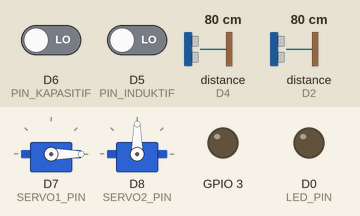
Recording of a sketch running on a simulated ESP8266 (NodeMCU). Parts: 2 × servo, output pins drawn as LEDs (lit = HIGH). Wiring (inferred from the names in the program): ultrasonic range finder: trigger D1; echo D2. The test bench sets the inputs (shaded band); at power-on: distance to the obstacle (sensors on D2, D4) 80 cm, D6 (PIN_KAPASITIF) LOW, D5 (PIN_INDUKTIF) LOW. The echo pulse lasts 58.3 µs per cm; WiFi joins after 1.5 s; servers stay silent unless stated; uploads are accepted with an empty reply; pins used as bus, display or sensor lines are not drawn; what the sketch prints to the serial monitor is not drawn.

Above: at 2.7 s.
2.8 s: distance to the obstacle (sensor on D2) set to 12 cm
6.7 s: distance to the obstacle (sensor on D2) set to 9 cm
At 7.6 s:
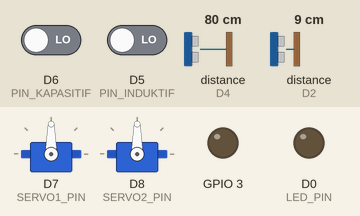
19.3 s: distance to the obstacle (sensor on D4) set to 14 cm
26.2 s: distance to the obstacle (sensor on D4) set to 11 cm
At 32.2 s:
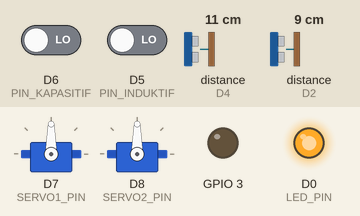
38.7 s: distance to the obstacle (sensor on D4) set to 18 cm
At 44.4 s:
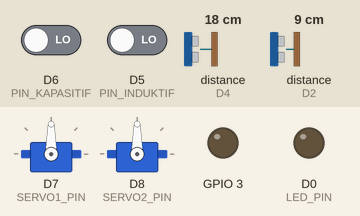
50.9 s: distance to the obstacle (sensor on D4) set to 2 cm
At 55.43 s:
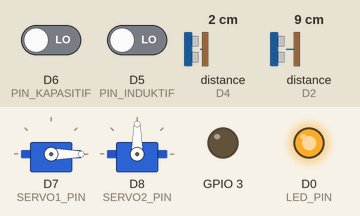
Timing chart, 0 to 63.2 s (numbered marks = the images above; inputs shaded):
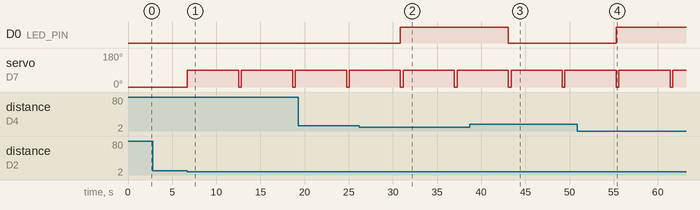

The sketch:

smartbin_firmware.ino
```cpp
/*
 * =====================================================================
 *  SmartBin IoT — Firmware NodeMCU ESP8266
 *  Sesuai BAB IV.2 (Flowchart Firmware), BAB V (Pin Mapping),
 *  BAB VI (Format Data & Komunikasi) PRD SmartBin IoT v1.0
 * =====================================================================
 *
 *  Library yang dibutuhkan (install via Arduino IDE > Library Manager):
 *   - ESP8266WiFi        (bawaan board package ESP8266)
 *   - ESP8266HTTPClient  (bawaan board package ESP8266)
 *   - Servo               (bawaan, "Servo" untuk ESP8266)
 *   - ArduinoJson         (install manual, versi 6.x)
 *
 *  Board: NodeMCU 1.0 (ESP-12E Module) — Arduino IDE
 * =====================================================================
 */

#include <ESP8266WiFi.h>
#include <ESP8266HTTPClient.h>
#include <WiFiClient.h>
#include <Servo.h>
#include <ArduinoJson.h>

// ---------------------------------------------------------------
// KONFIGURASI WIFI & SERVER — SESUAIKAN SEBELUM UPLOAD
// ---------------------------------------------------------------
const char* WIFI_SSID     = "Redmi Note 9 Pro";
const char* WIFI_PASSWORD = "87654321";

// Ganti dengan alamat server website Anda, contoh:
// "http://192.168.1.10/smartbin-web/api/send_data" (jaringan lokal)
// "https://domainanda.com/api/send_data" (online, disarankan HTTPS)
const char* SERVER_URL = "http://172.28.41.92/smartbin-web/api/send_data";

// Harus SAMA PERSIS dengan $apiKey di application/controllers/Api.php
const char* API_KEY = "SMARTBIN_API_KEY_2026";

// ---------------------------------------------------------------
// PIN MAPPING — sesuai BAB V.1 PRD
// ---------------------------------------------------------------
#define TRIG1 D1   // Ultrasonik Atas - Trig (deteksi tangan)
#define ECHO1 D2   // Ultrasonik Atas - Echo
#define TRIG2 D3   // Ultrasonik Dalam - Trig (deteksi kapasitas)
#define ECHO2 D4   // Ultrasonik Dalam - Echo
#define PIN_INDUKTIF  D5   // Sensor Proximity Induktif (mendeteksi logam)
#define PIN_KAPASITIF D6   // Sensor Proximity Kapasitif (mendeteksi objek non-logam)
#define SERVO1_PIN D7      // Servo Tutup
#define SERVO2_PIN D8      // Servo Pemilah
#define LED_PIN D0         // LED indikator tong penuh
#define BUZZER_PIN RX      // Buzzer (GPIO3)

// ---------------------------------------------------------------
// PARAMETER SISTEM — sesuai BAB 3.5 PRD
// ---------------------------------------------------------------
const float TINGGI_TONG_CM   = 60.0;  // tinggi tong, kalibrasi sesuai fisik
const float THRESHOLD_TANGAN = 10.0;  // cm, sensor atas mendeteksi tangan (5-10cm)
const int   SERVO1_TUTUP     = 0;     // derajat, posisi tertutup
const int   SERVO1_BUKA      = 90;    // derajat, posisi terbuka
const int   SERVO2_NETRAL    = 90;    // derajat, posisi tengah
const int   SERVO2_NONLOGAM = 30;    // derajat, arah wadah non-logam (kiri)
const int   SERVO2_LOGAM    = 150;   // derajat, arah wadah logam (kanan)

// delay_close & interval_send idealnya diambil dari /api/summary (tabel settings)
// agar sinkron dengan Pengaturan di website. Untuk kesederhanaan firmware ini
// memakai nilai default lalu bisa disesuaikan manual sesuai menu Pengaturan.
unsigned long DELAY_TUTUP_MS   = 5000;  // 5 detik (default delay_close)
unsigned long INTERVAL_KIRIM_MS = 5000; // 5 detik (default interval_send)

Servo servoTutup;
Servo servoPemilah;

unsigned long lastSend = 0;
String lastWasteType = "Unknown";
String lidStatus = "Closed";

// ---------------------------------------------------------------
// SETUP
// ---------------------------------------------------------------
void setup() {
  Serial.begin(115200);

  pinMode(TRIG1, OUTPUT);
  pinMode(ECHO1, INPUT);
  pinMode(TRIG2, OUTPUT);
  pinMode(ECHO2, INPUT);
  pinMode(PIN_INDUKTIF, INPUT);
  pinMode(PIN_KAPASITIF, INPUT);
  pinMode(LED_PIN, OUTPUT);
  pinMode(BUZZER_PIN, OUTPUT);

  servoTutup.attach(SERVO1_PIN);
  servoPemilah.attach(SERVO2_PIN);
  servoTutup.write(SERVO1_TUTUP);
  servoPemilah.write(SERVO2_NETRAL);

  digitalWrite(LED_PIN, LOW);
  digitalWrite(BUZZER_PIN, LOW);

  connectWiFi();
}

// ---------------------------------------------------------------
// LOOP UTAMA — mengikuti flowchart BAB 4.2
// ---------------------------------------------------------------
void loop() {
  if (WiFi.status() != WL_CONNECTED) {
    connectWiFi();
  }

  float jarakTangan = bacaJarak(TRIG1, ECHO1);

  // 1) Deteksi tangan -> buka tutup
  if (jarakTangan > 0 && jarakTangan < THRESHOLD_TANGAN) {
    bukaTutup();

    // 2) Baca sensor proximity untuk menentukan jenis sampah
    String jenis = deteksiJenisSampah();
    lastWasteType = jenis;

    // 3) Gerakkan servo pemilah sesuai jenis
    gerakkanServoPemilah(jenis);

    // 4) Delay lalu tutup kembali
    delay(DELAY_TUTUP_MS);
    tutupKembali();

    // Kirim data segera setelah ada aktivitas pembuangan sampah
    kirimData();
    lastSend = millis();
  }

  // 5) Kirim data berkala sesuai interval_send walau tidak ada aktivitas
  if (millis() - lastSend >= INTERVAL_KIRIM_MS) {
    kirimData();
    lastSend = millis();
  }

  delay(100); // jeda kecil supaya loop tidak terlalu rapat
}

// ---------------------------------------------------------------
// FUNGSI: bacaJarak() — pengukuran ultrasonik HC-SR04
// ---------------------------------------------------------------
float bacaJarak(int pinTrig, int pinEcho) {
  digitalWrite(pinTrig, LOW);
  delayMicroseconds(2);
  digitalWrite(pinTrig, HIGH);
  delayMicroseconds(10);
  digitalWrite(pinTrig, LOW);

  long durasi = pulseIn(pinEcho, HIGH, 30000); // timeout 30ms (~5m)
  if (durasi == 0) return -1; // tidak ada pantulan terbaca

  float jarakCm = durasi * 0.034 / 2.0; // konversi waktu pantul ke cm
  return jarakCm;
}

// ---------------------------------------------------------------
// FUNGSI: deteksiJenisSampah() — sesuai BAB 3.5.2 & 3.5.3
// Catatan: sensor proximity induktif mendeteksi benda konduktif (logam),
// sensor proximity kapasitif mendeteksi objek non-konduktif (non-logam).
// ---------------------------------------------------------------
String deteksiJenisSampah() {
  delay(300); // beri waktu objek jatuh melewati sensor proximity
  bool logam    = digitalRead(PIN_INDUKTIF) == HIGH;
  bool nonLogam = digitalRead(PIN_KAPASITIF) == HIGH;

  if (logam) return "Logam";
  if (!logam && nonLogam) return "Non-Logam";
  return "Unknown";
}

void gerakkanServoPemilah(String jenis) {
  if (jenis == "Logam") {
    servoPemilah.write(SERVO2_LOGAM);
  } else if (jenis == "Non-Logam") {
    servoPemilah.write(SERVO2_NONLOGAM);
  } else {
    servoPemilah.write(SERVO2_NETRAL);
  }
  delay(500); // beri waktu servo bergerak & sampah jatuh ke wadah
  servoPemilah.write(SERVO2_NETRAL);
}

void bukaTutup() {
  servoTutup.write(SERVO1_BUKA);
  lidStatus = "Open";
}

void tutupKembali() {
  servoTutup.write(SERVO1_TUTUP);
  lidStatus = "Closed";
}

// ---------------------------------------------------------------
// FUNGSI: hitungKapasitas() — sesuai rumus BAB 3.5.1
// ---------------------------------------------------------------
int hitungKapasitas() {
  float jarak = bacaJarak(TRIG2, ECHO2);
  if (jarak < 0) return -1; // gagal baca sensor

  float persen = ((TINGGI_TONG_CM - jarak) / TINGGI_TONG_CM) * 100.0;
  if (persen < 0)   persen = 0;
  if (persen > 100) persen = 100;
  return (int) persen;
}

// ---------------------------------------------------------------
// FUNGSI: kirimData() — susun JSON & POST ke /api/send_data
// ---------------------------------------------------------------
void kirimData() {
  if (WiFi.status() != WL_CONNECTED) return;

  int kapasitas = hitungKapasitas();
  if (kapasitas < 0) kapasitas = 0; // fallback jika sensor gagal baca

  // Indikator LED & Buzzer sesuai ambang batas (idealnya sinkron dengan
  // warning_limit/critical_limit dari tabel settings — di sini pakai default 80/100)
  if (kapasitas >= 100) {
    digitalWrite(LED_PIN, HIGH);
    digitalWrite(BUZZER_PIN, HIGH);
  } else if (kapasitas >= 80) {
    digitalWrite(LED_PIN, HIGH);
    digitalWrite(BUZZER_PIN, LOW);
  } else {
    digitalWrite(LED_PIN, LOW);
    digitalWrite(BUZZER_PIN, LOW);
  }

  StaticJsonDocument<256> doc;
  doc["capacity"]   = kapasitas;
  doc["waste_type"] = lastWasteType;
  doc["lid"]        = lidStatus;
  doc["status"]     = "Online";

  String payload;
  serializeJson(doc, payload);

  WiFiClient client;
  HTTPClient http;

  http.begin(client, SERVER_URL);
  http.addHeader("Content-Type", "application/json");
  http.addHeader("X-API-KEY", API_KEY);

  int httpCode = http.POST(payload);

  Serial.print("POST /api/send_data -> HTTP ");
  Serial.println(httpCode);
  Serial.println(payload);

  http.end();
}

// ---------------------------------------------------------------
// FUNGSI: connectWiFi()
// ---------------------------------------------------------------
void connectWiFi() {
  Serial.print("Menghubungkan ke WiFi: ");
  Serial.println(WIFI_SSID);

  WiFi.mode(WIFI_STA);
  WiFi.begin(WIFI_SSID, WIFI_PASSWORD);

  int attempt = 0;
  while (WiFi.status() != WL_CONNECTED && attempt < 40) {
    delay(500);
    Serial.print(".");
    attempt++;
  }

  if (WiFi.status() == WL_CONNECTED) {
    Serial.println("\nWiFi Terhubung. IP: " + WiFi.localIP().toString());
  } else {
    Serial.println("\nGagal terhubung WiFi, akan dicoba ulang di loop berikutnya.");
  }
}
```

Measured:
- the behaviour switches between 11 and 10 cm on distance to the obstacle (sensor on D2) (found by bisection; images 0 and 1)
- the behaviour switches between 13 and 12 cm on distance to the obstacle (sensor on D4) (found by bisection; images 1 and 2)
- after the input at 2.8 s, every drawn part: stays the same
- after the input at 6.7 s, servo on D7 (SERVO1_PIN): alternates 90° for 5.8 s and 0° for 0.31 s, starting at once
- after the input at 26.2 s, D0 (LED_PIN): LOW → HIGH after 4.7 s
- after the input at 38.7 s, D0 (LED_PIN): HIGH → LOW after 4.4 s
- after the input at 50.9 s, D0 (LED_PIN): LOW → HIGH after 4.4 s
